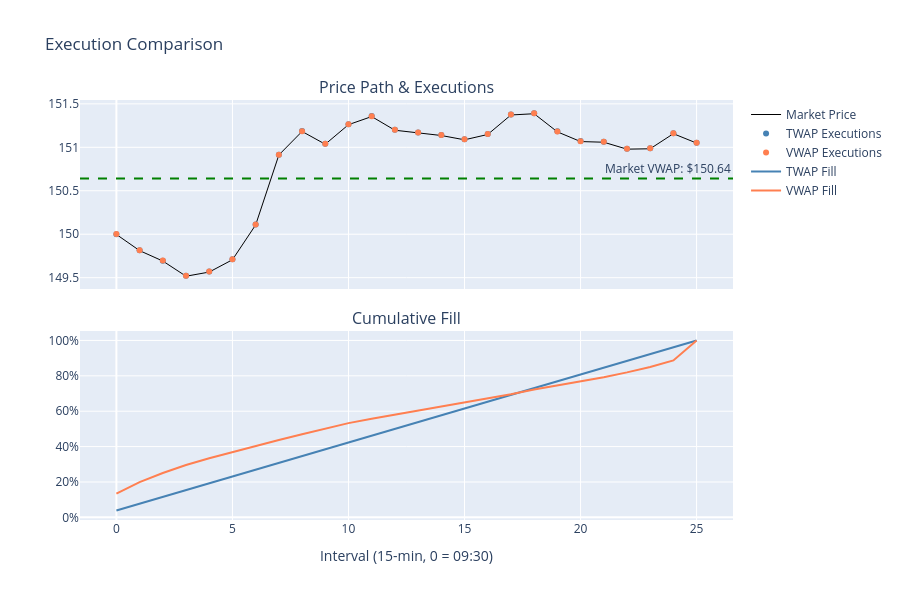

Notebook code cell kept with this figure:
### Markdown cell above
#### Cumulative Fill Comparison

### Code cell
fig.add_scatter(
    x=bucket_idx,
    y=np.cumsum(twap_shares) / ORDER_SHARES,
    mode="lines",
    name="TWAP Fill",
    line=dict(color="steelblue", width=2),
    row=2,
    col=1,
)
fig.add_scatter(
    x=bucket_idx,
    y=np.cumsum(vwap_shares) / ORDER_SHARES,
    mode="lines",
    name="VWAP Fill",
    line=dict(color="coral", width=2),
    row=2,
    col=1,
)
fig.update_xaxes(title_text=f"Interval ({INTERVAL_MINUTES}-min, 0 = 09:30)", row=2, col=1)
fig.update_yaxes(tickformat=".0%", row=2, col=1)
fig.update_layout(title="Execution Comparison", height=600)
fig.show()

### Figure 1 — Plotly figure (JSON) as saved in the notebook; plotly's stock layout.template omitted (floating-point values rounded to 4 significant figures)
{"data": [{"line": {"color": "black", "width": 1}, "mode": "lines", "name": "Market Price", "type": "scatter", "x": [0, 1, 2, 3, 4, 5, 6, 7, 8, 9, 10, 11, 12, 13, 14, 15, 16, 17, 18, 19, 20, 21, 22, 23, 24, 25], "xaxis": "x", "y": [150.0, 149.8, 149.7, 149.5, 149.6, 149.7, 150.1, 150.9, 151.2, 151.0, 151.3, 151.4, 151.2, 151.2, 151.1, 151.1, 151.1, 151.4, 151.4, 151.2, 151.1, 151.1, 151.0, 151.0, 151.2, 151.0], "yaxis": "y"}, {"marker": {"color": "steelblue", "size": 6}, "mode": "markers", "name": "TWAP Executions", "type": "scatter", "x": [0, 1, 2, 3, 4, 5, 6, 7, 8, 9, 10, 11, 12, 13, 14, 15, 16, 17, 18, 19, 20, 21, 22, 23, 24, 25], "xaxis": "x", "y": [150.0, 149.8, 149.7, 149.5, 149.6, 149.7, 150.1, 150.9, 151.2, 151.0, 151.3, 151.4, 151.2, 151.2, 151.1, 151.1, 151.2, 151.4, 151.4, 151.2, 151.1, 151.1, 151.0, 151.0, 151.2, 151.1], "yaxis": "y"}, {"marker": {"color": "coral", "size": 6}, "mode": "markers", "name": "VWAP Executions", "type": "scatter", "x": [0, 1, 2, 3, 4, 5, 6, 7, 8, 9, 10, 11, 12, 13, 14, 15, 16, 17, 18, 19, 20, 21, 22, 23, 24, 25], "xaxis": "x", "y": [150.0, 149.8, 149.7, 149.5, 149.6, 149.7, 150.1, 150.9, 151.2, 151.0, 151.3, 151.4, 151.2, 151.2, 151.1, 151.1, 151.2, 151.4, 151.4, 151.2, 151.1, 151.1, 151.0, 151.0, 151.2, 151.1], "yaxis": "y"}, {"line": {"color": "steelblue", "width": 2}, "mode": "lines", "name": "TWAP Fill", "type": "scatter", "x": [0, 1, 2, 3, 4, 5, 6, 7, 8, 9, 10, 11, 12, 13, 14, 15, 16, 17, 18, 19, 20, 21, 22, 23, 24, 25], "xaxis": "x2", "y": [0.03846, 0.07692, 0.1154, 0.1538, 0.1923, 0.2308, 0.2692, 0.3077, 0.3461, 0.3846, 0.4231, 0.4615, 0.5, 0.5384, 0.5769, 0.6154, 0.6538, 0.6923, 0.7307, 0.7692, 0.8077, 0.8461, 0.8846, 0.9231, 0.9615, 1.0], "yaxis": "y2"}, {"line": {"color": "coral", "width": 2}, "mode": "lines", "name": "VWAP Fill", "type": "scatter", "x": [0, 1, 2, 3, 4, 5, 6, 7, 8, 9, 10, 11, 12, 13, 14, 15, 16, 17, 18, 19, 20, 21, 22, 23, 24, 25], "xaxis": "x2", "y": [0.1345, 0.1992, 0.251, 0.2956, 0.3345, 0.3695, 0.4019, 0.4368, 0.4694, 0.499, 0.5326, 0.5571, 0.58, 0.6041, 0.6283, 0.6529, 0.6749, 0.6955, 0.7229, 0.7458, 0.7701, 0.7926, 0.8196, 0.8497, 0.8871, 1.0], "yaxis": "y2"}], "layout": {"annotations": [{"font": {"size": 16}, "showarrow": false, "text": "Price Path & Executions", "x": 0.5, "xanchor": "center", "xref": "paper", "y": 1.0, "yanchor": "bottom", "yref": "paper"}, {"font": {"size": 16}, "showarrow": false, "text": "Cumulative Fill", "x": 0.5, "xanchor": "center", "xref": "paper", "y": 0.45, "yanchor": "bottom", "yref": "paper"}, {"showarrow": false, "text": "Market VWAP: $150.64", "x": 1, "xanchor": "right", "xref": "x domain", "y": 150.6, "yanchor": "bottom", "yref": "y"}], "height": 600, "shapes": [{"line": {"color": "green", "dash": "dash"}, "type": "line", "x0": 0, "x1": 1, "xref": "x domain", "y0": 150.6, "y1": 150.6, "yref": "y"}], "title": {"text": "Execution Comparison"}, "xaxis": {"anchor": "y", "domain": [0.0, 1.0], "matches": "x2", "showticklabels": false}, "xaxis2": {"anchor": "y2", "domain": [0.0, 1.0], "title": {"text": "Interval (15-min, 0 = 09:30)"}}, "yaxis": {"anchor": "x", "domain": [0.55, 1.0]}, "yaxis2": {"anchor": "x2", "domain": [0.0, 0.45], "tickformat": ".0%"}}}
